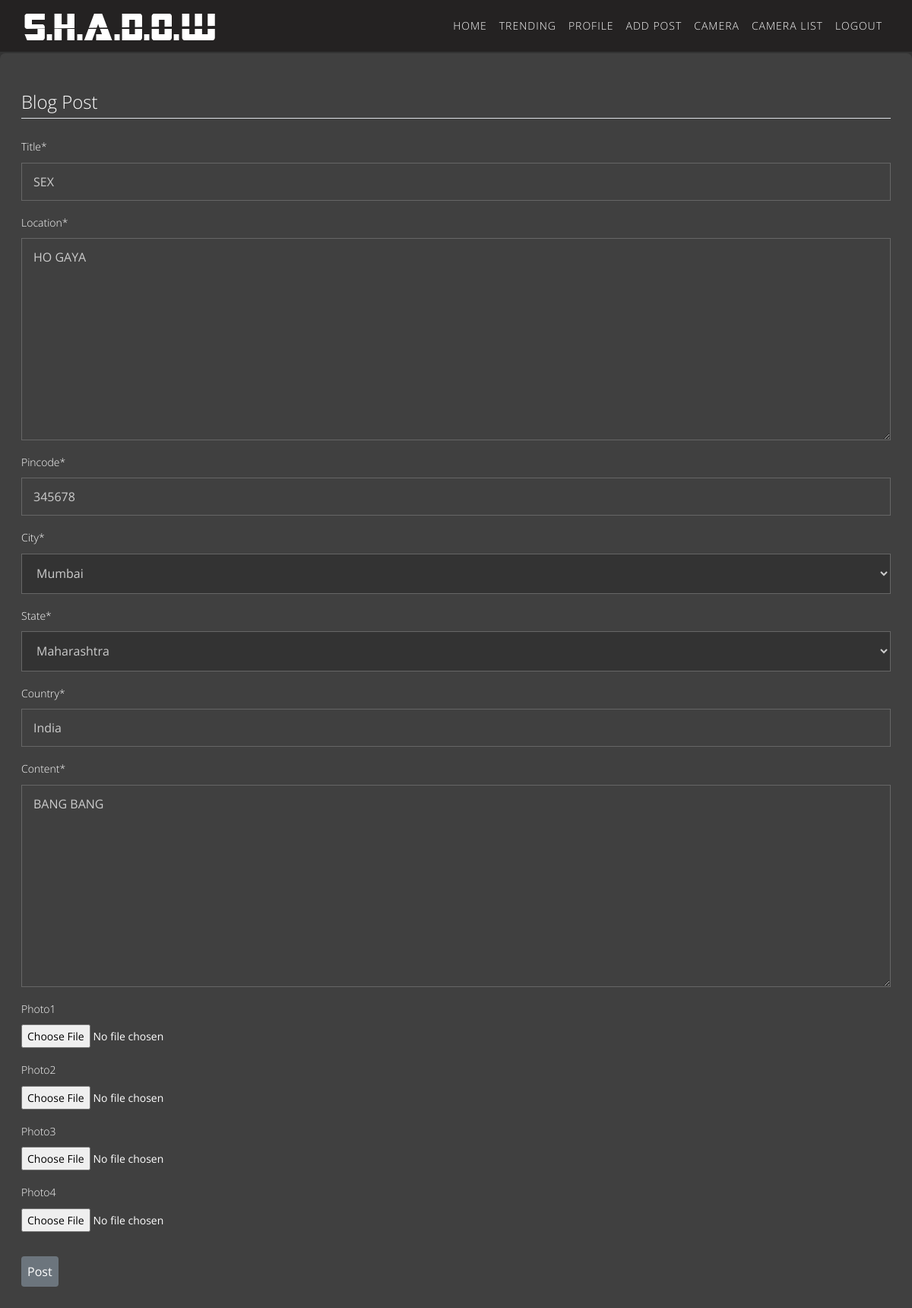
Page /post/2/update/ (signed in) on the committed database.
### blog/models.py (models this page shows, shortened)
class Post(models.Model):
    CRIMETYPE_CHOICES = (('White-Collar Crime', 'White-Collar Crime'), ('Robbery', 'Robbery'), ('Rape', 'Rape'), ('Assualt', 'Assault'), ('Arson', 'Arson'), ('Homicide', 'Homicide'), ('Crimes Against Morality', 'Crimes Against Morality'), ('Illegal goods', 'Illegal goods'),
                         ('Poaching and Illegal Felling', 'Poaching and Illegal Felling'), ('Adultery in Food Sector', 'Adultery in Food Sector'), ('Ill-treatment of Workers', 'Ill-treatment of Workers'), ('Tax Evasion', 'Tax Evasion'), ('Sexual Harrassment', 'Sexual Harrassment'), ('Communal Crimes', 'Communal Crimes'))
    CRIMETYPE1_CHOICES = (('None', 'None'), ('White-Collar Crime', 'White-Collar Crime'), ('Robbery', 'Robbery'), ('Rape', 'Rape'), ('Assualt', 'Assault'), ('Arson', 'Arson'), ('Homicide', 'Homicide'), ('Crimes Against Morality', 'Crimes Against Morality'), ('Illegal goods', 'Illegal goods'),
                          ('Poaching and Illegal Felling', 'Poaching and Illegal Felling'), ('Adultery in Food Sector', 'Adultery in Food Sector'), ('Ill-treatment of Workers', 'Ill-treatment of Workers'), ('Tax Evasion', 'Tax Evasion'), ('Sexual Harrassment', 'Sexual Harrassment'), ('Communal Crimes', 'Communal Crimes'))
    AUTHORITYTYPES_CHOICES = (('Department of Consumer Affairs', 'Department of Consumer Affairs'), ('Department of Food and Public Distribution', 'Department of Food and Public Distribution'), ('Serious Fraud Investigation Office', 'Serious Fraud Investigation Office'), ('Forest Reserve Conservation Authority', 'Forest Reserve Conservation Authority'),
                              ('Criminal Investigation Department', 'Criminal Investigation Department'), ('Labour Bureau', 'Labour Bureau'), ('National Commission for Minorities', 'National Commission for Minorities'), ('National Commission for Women', 'National Commission for Women'), ('Income Tax Department', 'Income Tax Department'))
    title = models.CharField(max_length=100)
    crimetype1 = models.CharField(
        max_length=100, default='not provided', choices=CRIMETYPE_CHOICES, null=True)
    crimetype2 = models.CharField(
        max_length=100, default=None, choices=CRIMETYPE1_CHOICES, null=True)
    crimetype3 = models.CharField(
        max_length=100, default=None, choices=CRIMETYPE1_CHOICES, null=True)
    crimetype4 = models.CharField(
        max_length=100, default=None, choices=CRIMETYPE1_CHOICES, null=True)
    authority = models.CharField(
        max_length=10000, default='Incometax Department')
    location = models.TextField(max_length=60)
    content = models.TextField(max_length=300)
    date_posted = models.DateTimeField(default=timezone.now)
    author = models.ForeignKey(User, on_delete=models.CASCADE)
    country = models.CharField(max_length=20, default="India")
    upvotes = models.ManyToManyField(User, related_name='upvotes', blank=True)
    downvotes = models.ManyToManyField(
        User, related_name='downvotes', blank=True)
    state = models.ForeignKey(State, on_delete=models.SET_NULL, null=True)
    city = models.ForeignKey(City, on_delete=models.SET_NULL, null=True)
    tags = models.CharField(max_length=1000,default="None")
    pincode = models.CharField('Pincode', validators=[
                               MinLengthValidator(6)], max_length=6, default='000000')
    photo1 = models.ImageField(upload_to='post_pics',
                               blank='True')
    photo2 = models.ImageField(upload_to='post_pics',
                               blank='True')
    photo3 = models.ImageField(upload_to='post_pics',
                               blank='True')
    photo4 = models.ImageField(upload_to='post_pics',
                               blank='True')

### blog/views.py (the view, shortened to what this page needs)
# urls.py: path('post/<int:pk>/update/', PostUpdateView.as_view(), name='post-update'),
class PostUpdateView(LoginRequiredMixin, UserPassesTestMixin, UpdateView):
    model = Post
    fields = ['title', 'location', 'pincode', 'city',
              'state', 'country', 'content', 'crimetype', 'photo1', 'photo2', 'photo3', 'photo4']
    def test_func(self):
        post = self.get_object()
        if self.request.user == post.author:
            return True
        return False

### blog/models.py (called while the page is built)
    def __str__(self):
        return self.name

    def __str__(self):
        return self.name

### blog/templates/blog/post_form.html (shortened to what this page needs)
{% load static %}
<!DOCTYPE html>
<html lang="en">
<link rel="stylesheet" href="{% static "css/bootstrap.min.css" %}">
<link rel="stylesheet" href="{% static "style.css" %}">
<link rel="stylesheet" href="{% static "css/responsive.css" %}">
<link rel="stylesheet" href="{% static "css/custom.css" %}">
<link rel="stylesheet" href="{% static "this/templatemo-style.css" %}">
</head>
<body id="page-top" class="politics_version">
	<nav class="navbar navbar-expand-lg navbar-dark fixed-top" id="mainNav" style="background-color: #242222">
		<div class="container">
			<a class="navbar-brand js-scroll-trigger" href="#page-top">
				<img class="img-fluid" src="{% static "images/test.png" %}" alt="" />
			</a>
			<div class="collapse navbar-collapse" id="navbarResponsive">
				<ul class="navbar-nav text-uppercase ml-auto">
					{% if user.is_authenticated %}
					<li class="nav-item">
						<a class="nav-link" href="{% url 'blog-home' %}">Home</a>
					</li>
					<li class="nav-item">
                            <a class="nav-link" href="{% url 'trend' %}">Trending</a>
                    </li>
					<li class="nav-item">
						<a class="nav-link" href="{% url 'profile' %}">Profile</a>
					</li>
					<li class="nav-item">
						<a class="nav-link" href="{% url 'post-create' %}">Add Post</a>
					</li>
					<li class="nav-item">
						<a class="nav-link" href="{% url 'register-camera' %}">Camera</a>
					</li>
					<li class="nav-item">
						<a class="nav-link" href="{% url 'cameraslist' %}">Camera List</a>
					</li>
					<li class="nav-item">
						<a class="nav-link" href="{% url 'logout' %}">Logout</a>
					</li>
					{% endif %}
				</ul>
			</div>
		</div>
	</nav>
	{% load crispy_forms_tags %}
	{% block content %}
	<div class="container" style="padding:2em;margin-top: 5em;background-color:#404040;border-radius: 0.5em;">
		<div class="content-section" style="margin-top:1em;">
			<form method="POST" enctype="multipart/form-data" id="personForm"
				data-cities-url="{% url 'ajax_load_cities' %}" novalidate>
				<fieldset class="form-group">
					<legend class="border-bottom mb-4"> Blog Post </legend>
					{{ form | crispy }}
				</fieldset>
				<div class="form-group">
					<button class="btn btn-secondary p-2" type="submit"> Post </button>
				</div>
			</form>
		</div>
	</div>
	{% endblock content %}
</body>
</html>

### blog/static/style.css (style rules this page uses)
body { color: #999999; font-size: 14px; font-family: 'Roboto Mono', monospace; line-height: 1.80857; }
html, body { height: 100%; }
a { color: #1f1f1f; text-decoration: none !important; outline: none !important; -webkit-transition: all .3s ease-in-out; -moz-transition: all .3s ease-in-out; -ms-transition: all .3s ease-in-out; -o-transition: all .3s ease-in-out; transition: all .3s ease-in-out; }
a { color: #222222; text-decoration: none; outline: none; }
a, .btn { text-decoration: none !important; outline: none !important; -webkit-transition: all .3s ease-in-out; -moz-transition: all .3s ease-in-out; -ms-transition: all .3s ease-in-out; -o-transition: all .3s ease-in-out; transition: all .3s ease-in-out; }
ul, li, ol { margin: 0px; list-style: none; padding: 0px; }
.navbar-dark .navbar-nav .nav-link { color: #ffffff; letter-spacing: 1px; font-size: 14px; position: relative; }
.navbar-dark .navbar-nav .nav-link::after { content: ''; width: 0; height: 3px; background: #ffffff; position: absolute; bottom: 0; left: 0; right: 0; text-align: center; margin: 0 auto; border-radius: 0px; -webkit-transition: all .5s; transition: all .5s; z-index: -1; }
.form-group { position: relative; }
.btn { border: 0 !important; }

### blog/static/this/templatemo-style.css (style rules this page uses)
body { background-color: #333333; color: #FFFFFF; font-family: 'Open Sans', Helvetica, Arial, sans-serif; font-weight: 300; overflow-x: hidden; }
.form-control { border-radius: 0; border-color: #666666; color: #CCC; background: transparent; padding: 12px 15px; }
.form-control::placeholder { color: #CCCCCC; opacity: 1; }
input, textarea, [contenteditable] { caret-color: #FFFFFF; }
@media (min-width: 1200px) { .container { max-width: 1310px; } }

### blog/templates/blog/post_form.html (style rules this page uses)
#mainNav { opacity: 70%; transition: opacity 1s; }
.select.form-control:not([size]):not([multiple]) { background-color:#333; height: 53px; }

### rows in the picture
Post: title "SEX", location "HO GAYA", pincode "345678", city "Mumbai", state "Maharashtra", country "India", content "BANG BANG"
